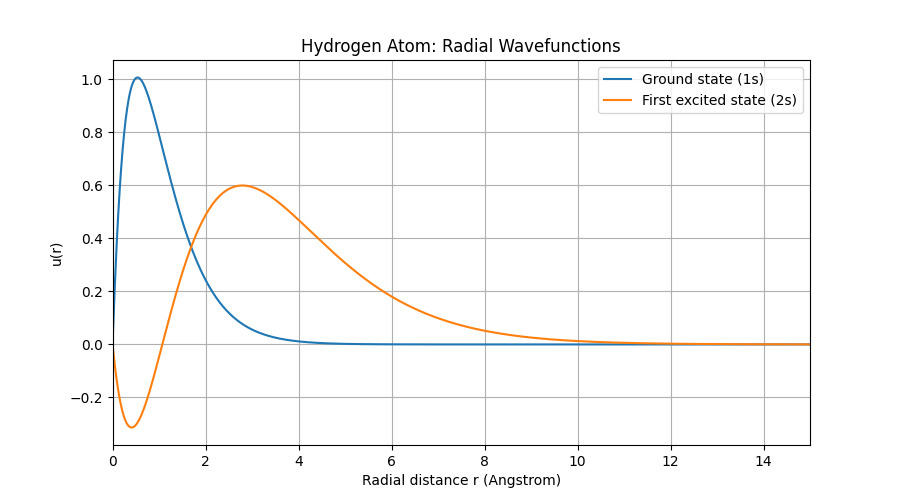

This chart was generated by the following Python code:

import numpy as np
import matplotlib.pyplot as plt
from scipy.linalg import eigh_tridiagonal

# 1. Define constants (in eV and Angstrom units)

hbar_c = 1973.0       # eV Angstrom
mc2 = 0.511e6         # eV
e2 = 14.4             # eV Angstrom

# hbar^2 / 2m
k = hbar_c**2 / (2 * mc2)

# 2. Define radial grid

N = 5000
r_min = 0.01
r_max = 40.0

r = np.linspace(r_min, r_max, N)
dr = r[1] - r[0]

# 3. Define Coulomb potential

V = -e2 / r

# 4. Construct Hamiltonian matrix

diagonal = 2*k/dr**2 + V

off_diagonal = np.ones(N-1) * (-k/dr**2)

# 5. Calculate eigenvalues and eigenvectors

E, u = eigh_tridiagonal(
    diagonal,
    off_diagonal,
    select='i',
    select_range=(0, 3)
)

# 6. Normalize eigenfunctions

for i in range(4):
    u[:, i] = u[:, i] / np.sqrt(
        np.sum(u[:, i]**2) * dr
    )

# 7. Display energy eigenvalues

print("Hydrogen atom energy eigenvalues")

for i in range(4):
    print(f"State {i+1}: {E[i]:.4f} eV")

print("\nGround state energy =", E[0], "eV")
print("First excited state energy =", E[1], "eV")

# 8. Analytical energy values

print("\nAnalytical energy values")

for n in [1, 2]:
    E_exact = -13.6 / n**2
    print(f"n = {n}, E = {E_exact:.4f} eV")

# 9. Plot reduced radial wavefunctions u(r)

plt.figure(figsize=(9,5))

plt.plot(r, u[:,0], label="Ground state (1s)")
plt.plot(r, u[:,1], label="First excited state (2s)")

plt.xlabel("Radial distance r (Angstrom)")
plt.ylabel("u(r)")
plt.title("Hydrogen Atom: Radial Wavefunctions")

plt.legend()
plt.grid()
plt.xlim(0, 15)
plt.show()

# 10. Plot radial wavefunctions R(r) = u(r)/r

R = u / r[:, np.newaxis]

plt.figure(figsize=(9,5))

plt.plot(r, R[:,0], label="Ground state (1s)")
plt.plot(r, R[:,1], label="First excited state (2s)")

plt.xlabel("Radial distance r (Angstrom)")
plt.ylabel("R(r)")
plt.title("Hydrogen Atom: Radial Wavefunctions")

plt.legend()
plt.grid()
plt.xlim(0, 15)
plt.show()
